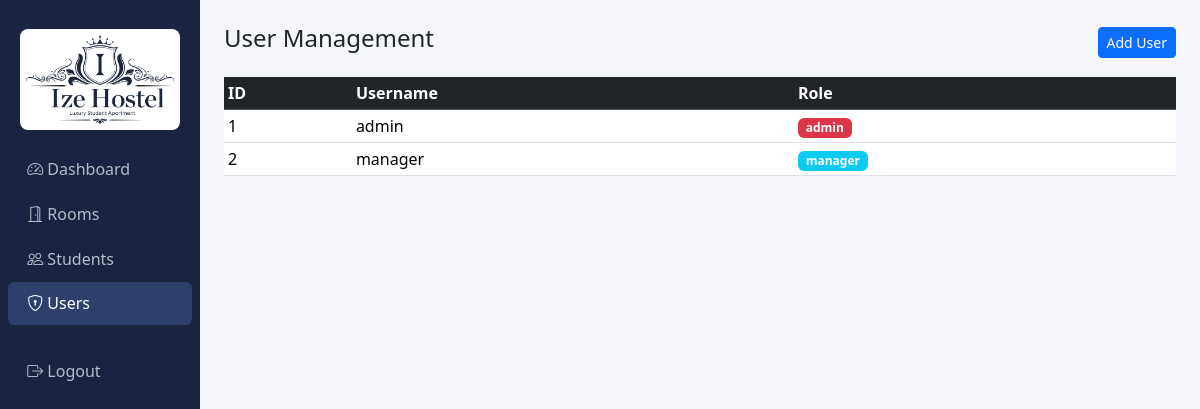
Screenshot of /users (signed in) with the database file from the repository.
### app.py (models this page shows, shortened)
class User(UserMixin, db.Model):
    id = db.Column(db.Integer, primary_key=True)
    username = db.Column(db.String(80), unique=True, nullable=False)
    password_hash = db.Column(db.String(256), nullable=False)
    role = db.Column(db.String(20), nullable=False, default="manager")

### app.py (the view)
@app.route("/users")
@login_required
def users():
    if current_user.role != "admin":
        flash("Admin only", "danger")
        return redirect(url_for("dashboard"))
    all_users = User.query.all()
    return render_template("users.html", users=all_users)

### app.py (called while the page is built)
@login_manager.user_loader
def load_user(user_id):
    return User.query.get(int(user_id))

### templates/users.html
{% extends "base.html" %}
{% block content %}
<div class="d-flex justify-content-between align-items-center mb-3">
  <h4>User Management</h4>
  <a href="{{ url_for('add_user') }}" class="btn btn-primary btn-sm">Add User</a>
</div>
<table class="table table-sm">
  <thead class="table-dark">
    <tr><th>ID</th><th>Username</th><th>Role</th></tr>
  </thead>
  <tbody>
  {% for u in users %}
  <tr>
    <td>{{ u.id }}</td>
    <td>{{ u.username }}</td>
    <td>
      <span class="badge {{ 'bg-danger' if u.role == 'admin' else 'bg-info' }}">
        {{ u.role }}
      </span>
    </td>
  </tr>
  {% endfor %}
  </tbody>
</table>
{% endblock %}

### templates/base.html (style rules this page uses)
body { background:#f4f6fb; }

### rows the page displays
User: id "1", username "admin", role "admin"
User: id "2", username "manager", role "manager"
